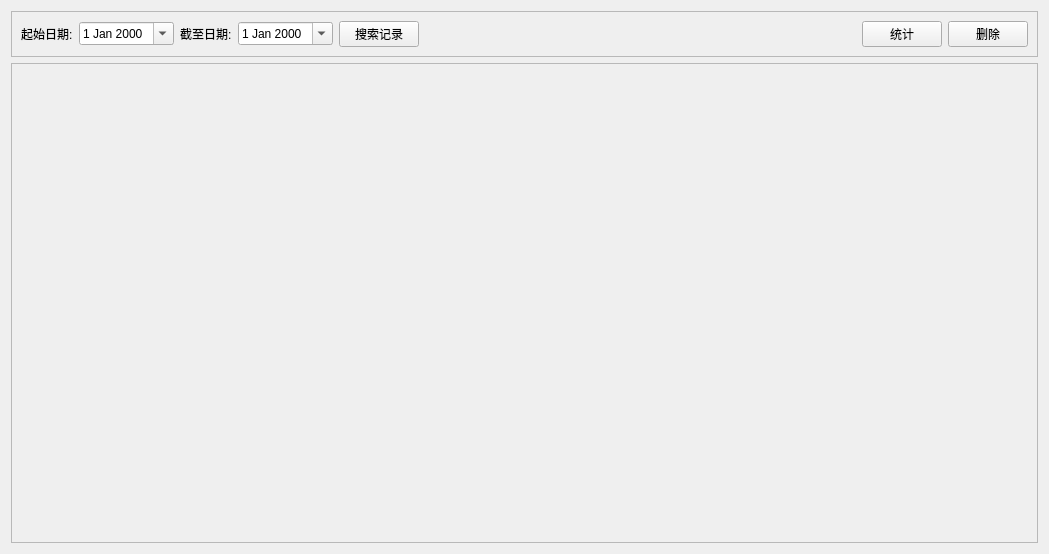
         <widget class="QWidget" name="page_6">
          <layout class="QVBoxLayout" name="verticalLayout_28">
           <item>
            <widget class="QFrame" name="frame_48">
             <property name="minimumSize">
              <size>
               <width>0</width>
               <height>40</height>
              </size>
             </property>
             <property name="maximumSize">
              <size>
               <width>16777215</width>
               <height>50</height>
              </size>
             </property>
             <property name="frameShape">
              <enum>QFrame::StyledPanel</enum>
             </property>
             <property name="frameShadow">
              <enum>QFrame::Raised</enum>
             </property>
             <layout class="QHBoxLayout" name="horizontalLayout_9">
              <item>
               <layout class="QHBoxLayout" name="horizontalLayout_8">
                <item>
                 <widget class="QLabel" name="label_35">
                  <property name="text">
                   <string>起始日期:</string>
                  </property>
                 </widget>
                </item>
                <item>
                 <widget class="QDateEdit" name="dateEdit">
                  <property name="calendarPopup">
                   <bool>true</bool>
                  </property>
                 </widget>
                </item>
               </layout>
              </item>
              <item>
               <layout class="QHBoxLayout" name="horizontalLayout_7">
                <item>
                 <widget class="QLabel" name="label_36">
                  <property name="text">
                   <string>截至日期:</string>
                  </property>
                 </widget>
                </item>
                <item>
                 <widget class="QDateEdit" name="dateEdit_2">
                  <property name="calendarPopup">
                   <bool>true</bool>
                  </property>
                 </widget>
                </item>
               </layout>
              </item>
              <item>
               <widget class="QPushButton" name="pushButton_3">
                <property name="text">
                 <string>搜索记录</string>
                </property>
               </widget>
              </item>
              <item>
               <spacer name="horizontalSpacer">
                <property name="orientation">
                 <enum>Qt::Horizontal</enum>
                </property>
                <property name="sizeHint" stdset="0">
                 <size>
                  <width>437</width>
                  <height>20</height>
                 </size>
                </property>
               </spacer>
              </item>
              <item>
               <widget class="QPushButton" name="pushButton_4">
                <property name="text">
                 <string>统计</string>
                </property>
               </widget>
              </item>
              <item>
               <widget class="QPushButton" name="pushButton_5">
                <property name="text">
                 <string>删除</string>
                </property>
               </widget>
              </item>
             </layout>
            </widget>
           </item>
           <item>
            <widget class="QFrame" name="frame_49">
             <property name="minimumSize">
              <size>
               <width>0</width>
               <height>480</height>
              </size>
             </property>
             <property name="frameShape">
              <enum>QFrame::StyledPanel</enum>
             </property>
             <property name="frameShadow">
              <enum>QFrame::Raised</enum>
             </property>
            </widget>
           </item>
          </layout>
         </widget>
